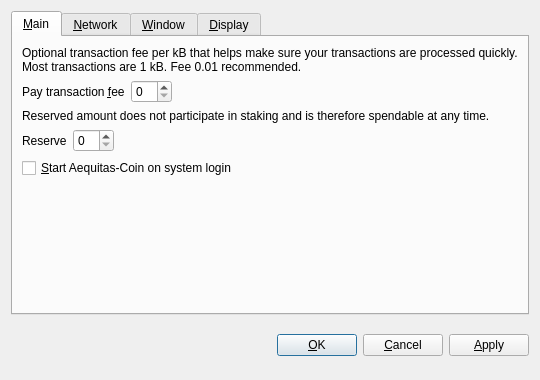
<?xml version="1.0" encoding="UTF-8"?>
<ui version="4.0">
 <class>OptionsDialog</class>
 <widget class="QDialog" name="OptionsDialog">
  <property name="geometry">
   <rect>
    <x>0</x>
    <y>0</y>
    <width>540</width>
    <height>380</height>
   </rect>
  </property>
  <property name="windowTitle">
   <string>Options</string>
  </property>
  <property name="styleSheet">
   <string notr="true"/>
  </property>
  <property name="modal">
   <bool>true</bool>
  </property>
  <layout class="QVBoxLayout" name="verticalLayout">
   <item>
    <widget class="QTabWidget" name="tabWidget">
     <property name="tabPosition">
      <enum>QTabWidget::North</enum>
     </property>
     <property name="currentIndex">
      <number>0</number>
     </property>
     <widget class="QWidget" name="tabMain">
      <attribute name="title">
       <string>&amp;Main</string>
      </attribute>
      <layout class="QGridLayout" name="gridLayout">
       <item row="0" column="0" colspan="2">
        <widget class="QLabel" name="transactionFeeInfoLabel">
         <property name="text">
          <string>Optional transaction fee per kB that helps make sure your transactions are processed quickly. Most transactions are 1 kB. Fee 0.01 recommended.</string>
         </property>
         <property name="textFormat">
          <enum>Qt::PlainText</enum>
         </property>
         <property name="wordWrap">
          <bool>true</bool>
         </property>
        </widget>
       </item>
       <item row="1" column="0">
        <layout class="QHBoxLayout" name="horizontalLayoutFee">
         <item>
          <widget class="QLabel" name="transactionFeeLabel">
           <property name="text">
            <string>Pay transaction &amp;fee</string>
           </property>
           <property name="textFormat">
            <enum>Qt::PlainText</enum>
           </property>
           <property name="buddy">
            <cstring>transactionFee</cstring>
           </property>
          </widget>
         </item>
         <item>
          <widget class="AequitasCoinAmountField" name="transactionFee"/>
         </item>
         <item>
          <spacer name="horizontalSpacerFee">
           <property name="orientation">
            <enum>Qt::Horizontal</enum>
           </property>
           <property name="sizeHint" stdset="0">
            <size>
             <width>40</width>
             <height>20</height>
            </size>
           </property>
          </spacer>
         </item>
        </layout>
       </item>
       <item row="2" column="0" colspan="2">
        <widget class="QLabel" name="reserveBalanceInfoLabel">
         <property name="text">
          <string>Reserved amount does not participate in staking and is therefore spendable at any time.</string>
         </property>
         <property name="textFormat">
          <enum>Qt::PlainText</enum>
         </property>
         <property name="wordWrap">
          <bool>true</bool>
         </property>
        </widget>
       </item>
       <item row="3" column="0">
        <layout class="QHBoxLayout" name="horizontalLayoutReserveBalance">
         <item>
          <widget class="QLabel" name="reserveBalanceLabel">
           <property name="text">
            <string>Reserve</string>
           </property>
           <property name="textFormat">
            <enum>Qt::PlainText</enum>
           </property>
           <property name="buddy">
            <cstring>reserveBalance</cstring>
           </property>
          </widget>
         </item>
         <item>
          <widget class="AequitasCoinAmountField" name="reserveBalance"/>
         </item>
         <item>
          <spacer name="horizontalSpacerReserveBalance">
           <property name="orientation">
            <enum>Qt::Horizontal</enum>
           </property>
           <property name="sizeHint" stdset="0">
            <size>
             <width>40</width>
             <height>20</height>
            </size>
           </property>
          </spacer>
         </item>
        </layout>
       </item>
       <item row="4" column="0">
        <widget class="QCheckBox" name="bitcoinAtStartup">
         <property name="toolTip">
          <string>Automatically start Aequitas-Coin after logging in to the system.</string>
         </property>
         <property name="text">
          <string>&amp;Start Aequitas-Coin on system login</string>
         </property>
        </widget>
       </item>
       <item row="5" column="0">
        <spacer name="verticalSpacer_Main">
         <property name="orientation">
          <enum>Qt::Vertical</enum>
         </property>
         <property name="sizeHint" stdset="0">
          <size>
           <width>20</width>
           <height>40</height>
          </size>
         </property>
        </spacer>
       </item>
      </layout>
     </widget>
     <widget class="QWidget" name="tabNetwork">
      <attribute name="title">
       <string>&amp;Network</string>
      </attribute>
      <layout class="QVBoxLayout" name="verticalLayout_Network">
       <item>
        <widget class="QCheckBox" name="mapPortUpnp">
         <property name="toolTip">
          <string>Automatically open the Aequitas-Coin client port on the router. This only works when your router supports UPnP and it is enabled.</string>
         </property>
         <property name="text">
          <string>Map port using &amp;UPnP</string>
         </property>
        </widget>
       </item>
       <item>
        <widget class="QCheckBox" name="connectSocks">
         <property name="toolTip">
          <string>Connect to the Aequitas-Coin network through a SOCKS5 proxy (e.g. when connecting through Tor).</string>
         </property>
         <property name="text">
          <string>&amp;Connect through SOCKS5 proxy:</string>
         </property>
        </widget>
       </item>
       <item>
        <layout class="QHBoxLayout" name="horizontalLayout_Network">
         <item>
          <widget class="QLabel" name="proxyIpLabel">
           <property name="text">
            <string>Proxy &amp;IP:</string>
           </property>
           <property name="textFormat">
            <enum>Qt::PlainText</enum>
           </property>
           <property name="buddy">
            <cstring>proxyIp</cstring>
           </property>
          </widget>
         </item>
         <item>
          <widget class="QValidatedLineEdit" name="proxyIp">
           <property name="maximumSize">
            <size>
             <width>140</width>
             <height>16777215</height>
            </size>
           </property>
           <property name="toolTip">
            <string>IP address of the proxy (e.g. 127.0.0.1)</string>
           </property>
          </widget>
         </item>
         <item>
          <widget class="QLabel" name="proxyPortLabel">
           <property name="text">
            <string>&amp;Port:</string>
           </property>
           <property name="textFormat">
            <enum>Qt::PlainText</enum>
           </property>
           <property name="buddy">
            <cstring>proxyPort</cstring>
           </property>
          </widget>
         </item>
         <item>
          <widget class="QLineEdit" name="proxyPort">
           <property name="maximumSize">
            <size>
             <width>55</width>
             <height>16777215</height>
            </size>
           </property>
           <property name="toolTip">
            <string>Port of the proxy (e.g. 9050)</string>
           </property>
          </widget>
         </item>
         <item>
          <spacer name="horizontalSpacer_Network">
           <property name="orientation">
            <enum>Qt::Horizontal</enum>
           </property>
           <property name="sizeHint" stdset="0">
            <size>
             <width>40</width>
             <height>20</height>
            </size>
           </property>
          </spacer>
         </item>
        </layout>
       </item>
       <item>
        <spacer name="verticalSpacer_Network">
         <property name="orientation">
          <enum>Qt::Vertical</enum>
         </property>
         <property name="sizeHint" stdset="0">
          <size>
           <width>20</width>
           <height>40</height>
          </size>
         </property>
        </spacer>
       </item>
      </layout>
     </widget>
     <widget class="QWidget" name="tabWindow">
      <attribute name="title">
       <string>&amp;Window</string>
      </attribute>
      <layout class="QVBoxLayout" name="verticalLayout_Window">
       <item>
        <widget class="QCheckBox" name="minimizeToTray">
         <property name="toolTip">
          <string>Show only a tray icon after minimizing the window.</string>
         </property>
         <property name="text">
          <string>&amp;Minimize to the tray instead of the taskbar</string>
         </property>
        </widget>
       </item>
       <item>
        <widget class="QCheckBox" name="minimizeOnClose">
         <property name="toolTip">
          <string>Minimize instead of exit the application when the window is closed. When this option is enabled, the application will be closed only after selecting Quit in the menu.</string>
         </property>
         <property name="text">
          <string>M&amp;inimize on close</string>
         </property>
        </widget>
       </item>
       <item>
        <spacer name="verticalSpacer_Window">
         <property name="orientation">
          <enum>Qt::Vertical</enum>
         </property>
         <property name="sizeHint" stdset="0">
          <size>
           <width>20</width>
           <height>40</height>
          </size>
         </property>
        </spacer>
       </item>
      </layout>
     </widget>
     <widget class="QWidget" name="tabDisplay">
      <attribute name="title">
       <string>&amp;Display</string>
      </attribute>
      <layout class="QVBoxLayout" name="verticalLayout_Display">
       <item>
        <layout class="QHBoxLayout" name="horizontalLayout_1_Display">
         <item>
          <widget class="QLabel" name="langLabel">
           <property name="text">
            <string>User Interface &amp;language:</string>
           </property>
           <property name="textFormat">
            <enum>Qt::PlainText</enum>
           </property>
           <property name="buddy">
            <cstring>lang</cstring>
           </property>
          </widget>
         </item>
         <item>
          <widget class="QValueComboBox" name="lang">
           <property name="toolTip">
            <string>The user interface language can be set here. This setting will take effect after restarting Aequitas-Coin.</string>
           </property>
          </widget>
         </item>
        </layout>
       </item>
       <item>
        <layout class="QHBoxLayout" name="horizontalLayout_2_Display">
         <item>
          <widget class="QLabel" name="unitLabel">
           <property name="text">
            <string>&amp;Unit to show amounts in:</string>
           </property>
           <property name="textFormat">
            <enum>Qt::PlainText</enum>
           </property>
           <property name="buddy">
            <cstring>unit</cstring>
           </property>
          </widget>
         </item>
         <item>
          <widget class="QValueComboBox" name="unit">
           <property name="toolTip">
            <string>Choose the default subdivision unit to show in the interface and when sending coins.</string>
           </property>
          </widget>
         </item>
        </layout>
       </item>
       <item>
        <widget class="QCheckBox" name="coinControlFeatures">
         <property name="toolTip">
          <string>Whether to show coin control features or not.</string>
         </property>
         <property name="text">
          <string>Display coin &amp;control features (experts only!)</string>
         </property>
        </widget>
       </item>
       <item>
        <widget class="QCheckBox" name="useDarkTheme">
         <property name="text">
          <string>Use dark visual theme (requires restart)</string>
         </property>
        </widget>
       </item>
       <item>
        <spacer name="verticalSpacer_Display">
         <property name="orientation">
          <enum>Qt::Vertical</enum>
         </property>
         <property name="sizeHint" stdset="0">
          <size>
           <width>20</width>
           <height>40</height>
          </size>
         </property>
        </spacer>
       </item>
      </layout>
     </widget>
    </widget>
   </item>
   <item>
    <layout class="QHBoxLayout" name="horizontalLayout_Buttons">
     <item>
      <spacer name="horizontalSpacer_1">
       <property name="orientation">
        <enum>Qt::Horizontal</enum>
       </property>
       <property name="sizeHint" stdset="0">
        <size>
         <width>40</width>
         <height>48</height>
        </size>
       </property>
      </spacer>
     </item>
     <item>
      <widget class="QLabel" name="statusLabel">
       <property name="font">
        <font>
         <weight>75</weight>
         <bold>true</bold>
        </font>
       </property>
       <property name="text">
        <string/>
       </property>
       <property name="textFormat">
        <enum>Qt::PlainText</enum>
       </property>
       <property name="wordWrap">
        <bool>true</bool>
       </property>
      </widget>
     </item>
     <item>
      <spacer name="horizontalSpacer_2">
       <property name="orientation">
        <enum>Qt::Horizontal</enum>
       </property>
       <property name="sizeHint" stdset="0">
        <size>
         <width>40</width>
         <height>48</height>
        </size>
       </property>
      </spacer>
     </item>
     <item>
      <widget class="QPushButton" name="okButton">
       <property name="text">
        <string>&amp;OK</string>
       </property>
      </widget>
     </item>
     <item>
      <widget class="QPushButton" name="cancelButton">
       <property name="text">
        <string>&amp;Cancel</string>
       </property>
       <property name="autoDefault">
        <bool>false</bool>
       </property>
      </widget>
     </item>
     <item>
      <widget class="QPushButton" name="applyButton">
       <property name="text">
        <string>&amp;Apply</string>
       </property>
       <property name="autoDefault">
        <bool>false</bool>
       </property>
      </widget>
     </item>
    </layout>
   </item>
  </layout>
 </widget>
 <customwidgets>
  <customwidget>
   <class>AequitasCoinAmountField</class>
   <extends>QSpinBox</extends>
   <header>bitcoinamountfield.h</header>
   <container>1</container>
  </customwidget>
  <customwidget>
   <class>QValueComboBox</class>
   <extends>QComboBox</extends>
   <header>qvaluecombobox.h</header>
  </customwidget>
  <customwidget>
   <class>QValidatedLineEdit</class>
   <extends>QLineEdit</extends>
   <header>qvalidatedlineedit.h</header>
  </customwidget>
 </customwidgets>
 <resources/>
 <connections/>
</ui>
